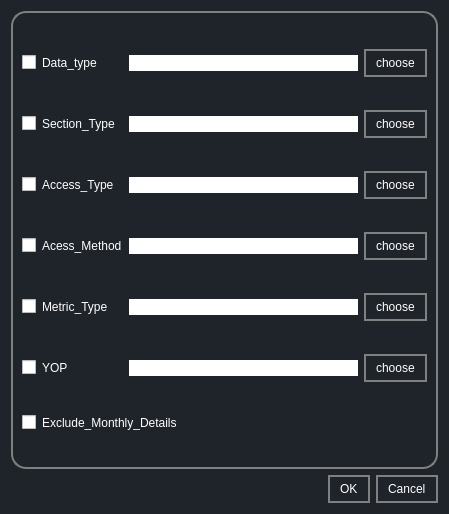
<?xml version="1.0" encoding="UTF-8"?>
<ui version="4.0">
 <class>Dialog</class>
 <widget class="QDialog" name="Dialog">
  <property name="geometry">
   <rect>
    <x>0</x>
    <y>0</y>
    <width>449</width>
    <height>514</height>
   </rect>
  </property>
  <property name="windowTitle">
   <string>Dialog</string>
  </property>
  <property name="styleSheet">
   <string notr="true">*{
	
border:none;
background-color:transparent;
background:none;
padding:0;
margin:0;
color:#fff;
}



#Dialog{
background-color:#1f232a;
}
#EditVendor{
background-color:#16191d;
}
QPushButton{
text-align:left;
padding: 5px 10px;
border: 2px solid grey;
border-radius:15px;
}
QPushButton:pressed{
background-color:grey;
text-align:left;
padding:2px 10px;
color:white;}</string>
  </property>
  <layout class="QGridLayout" name="gridLayout_2">
   <item row="1" column="0">
    <widget class="QDialogButtonBox" name="buttonBox">
     <property name="orientation">
      <enum>Qt::Horizontal</enum>
     </property>
     <property name="standardButtons">
      <set>QDialogButtonBox::Cancel|QDialogButtonBox::Ok</set>
     </property>
    </widget>
   </item>
   <item row="0" column="0">
    <widget class="QFrame" name="frame">
     <property name="font">
      <font>
       <family>Georgia</family>
       <pointsize>10</pointsize>
      </font>
     </property>
     <property name="styleSheet">
      <string notr="true">#frame{border: 2px solid grey;
border-radius:15px;}</string>
     </property>
     <property name="frameShape">
      <enum>QFrame::StyledPanel</enum>
     </property>
     <layout class="QGridLayout" name="gridLayout">
      <item row="0" column="0">
       <widget class="QCheckBox" name="checkBox_2">
        <property name="text">
         <string>Data_type</string>
        </property>
       </widget>
      </item>
      <item row="0" column="1">
       <widget class="QLineEdit" name="lineEdit"/>
      </item>
      <item row="0" column="2">
       <widget class="QPushButton" name="pushButton">
        <property name="text">
         <string>choose</string>
        </property>
       </widget>
      </item>
      <item row="1" column="0">
       <widget class="QCheckBox" name="checkBox_7">
        <property name="text">
         <string>Section_Type</string>
        </property>
       </widget>
      </item>
      <item row="1" column="1">
       <widget class="QLineEdit" name="lineEdit_6"/>
      </item>
      <item row="1" column="2">
       <widget class="QPushButton" name="pushButton_6">
        <property name="text">
         <string>choose</string>
        </property>
       </widget>
      </item>
      <item row="2" column="0">
       <widget class="QCheckBox" name="checkBox_3">
        <property name="text">
         <string>Access_Type</string>
        </property>
       </widget>
      </item>
      <item row="2" column="1">
       <widget class="QLineEdit" name="lineEdit_2"/>
      </item>
      <item row="2" column="2">
       <widget class="QPushButton" name="pushButton_2">
        <property name="text">
         <string>choose</string>
        </property>
       </widget>
      </item>
      <item row="3" column="0">
       <widget class="QCheckBox" name="checkBox_4">
        <property name="text">
         <string>Acess_Method</string>
        </property>
       </widget>
      </item>
      <item row="3" column="1">
       <widget class="QLineEdit" name="lineEdit_3"/>
      </item>
      <item row="3" column="2">
       <widget class="QPushButton" name="pushButton_3">
        <property name="text">
         <string>choose</string>
        </property>
       </widget>
      </item>
      <item row="4" column="0">
       <widget class="QCheckBox" name="checkBox_5">
        <property name="text">
         <string>Metric_Type</string>
        </property>
       </widget>
      </item>
      <item row="4" column="1">
       <widget class="QLineEdit" name="lineEdit_4"/>
      </item>
      <item row="4" column="2">
       <widget class="QPushButton" name="pushButton_4">
        <property name="text">
         <string>choose</string>
        </property>
       </widget>
      </item>
      <item row="5" column="0">
       <widget class="QCheckBox" name="checkBox_6">
        <property name="text">
         <string>YOP</string>
        </property>
       </widget>
      </item>
      <item row="5" column="1">
       <widget class="QLineEdit" name="lineEdit_5"/>
      </item>
      <item row="5" column="2">
       <widget class="QPushButton" name="pushButton_5">
        <property name="text">
         <string>choose</string>
        </property>
       </widget>
      </item>
      <item row="6" column="0" colspan="2">
       <widget class="QCheckBox" name="checkBox_11">
        <property name="text">
         <string>Exclude_Monthly_Details</string>
        </property>
       </widget>
      </item>
     </layout>
    </widget>
   </item>
  </layout>
 </widget>
 <resources/>
 <connections>
  <connection>
   <sender>buttonBox</sender>
   <signal>accepted()</signal>
   <receiver>Dialog</receiver>
   <slot>accept()</slot>
   <hints>
    <hint type="sourcelabel">
     <x>248</x>
     <y>254</y>
    </hint>
    <hint type="destinationlabel">
     <x>157</x>
     <y>274</y>
    </hint>
   </hints>
  </connection>
  <connection>
   <sender>buttonBox</sender>
   <signal>rejected()</signal>
   <receiver>Dialog</receiver>
   <slot>reject()</slot>
   <hints>
    <hint type="sourcelabel">
     <x>316</x>
     <y>260</y>
    </hint>
    <hint type="destinationlabel">
     <x>286</x>
     <y>274</y>
    </hint>
   </hints>
  </connection>
 </connections>
</ui>
